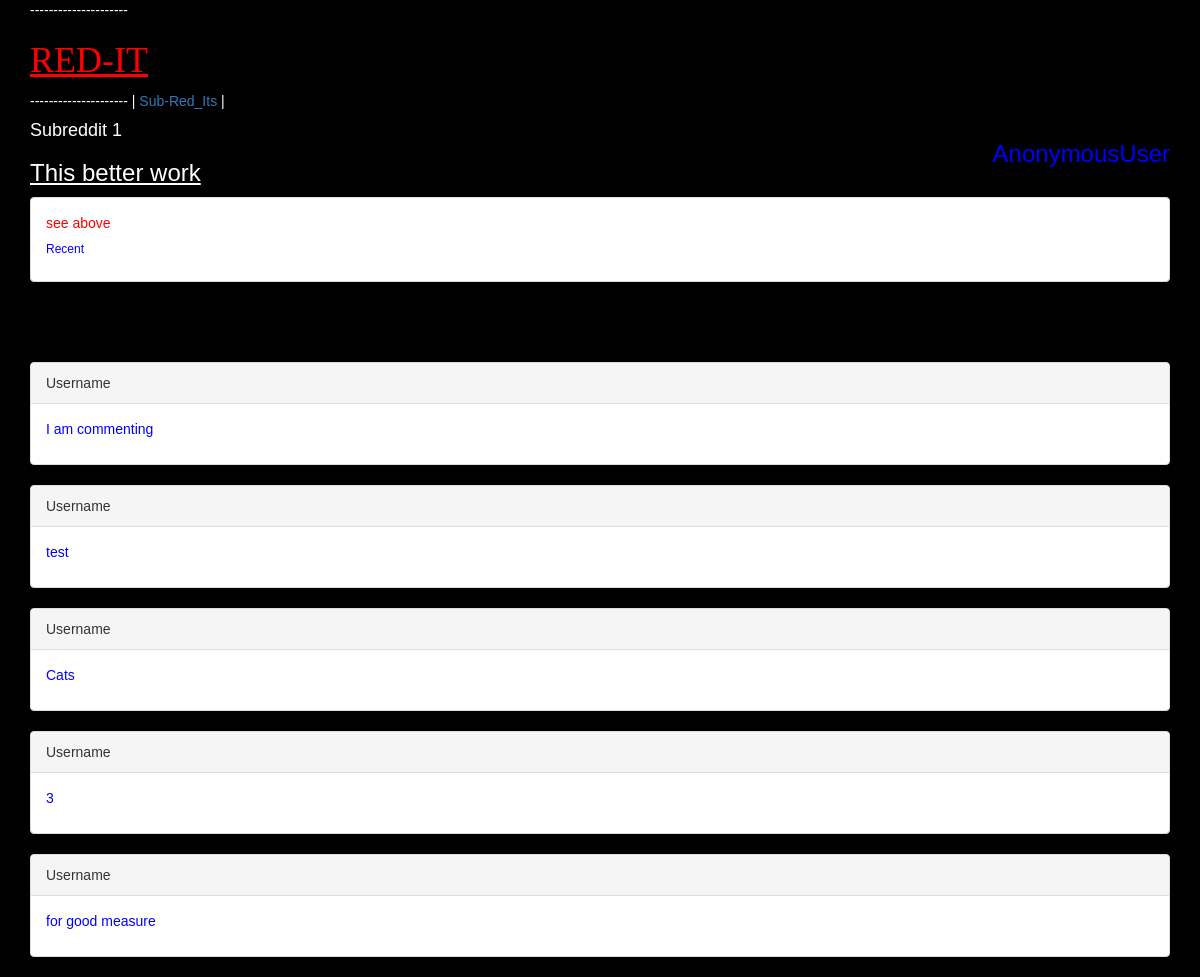
The app's page /post/1/ with its own data.
### app/models.py (models this page shows, shortened)
class Post(models.Model):
    title = models.CharField(max_length=20)
    description = models.CharField(max_length=255)
    url = models.URLField(max_length=200, null=True, blank=True)
    creation_time = models.DateTimeField(auto_now_add=True)
    modification_time = models.DateTimeField(auto_now=True)
    post_to_subreddit = models.ForeignKey(Subreddit)
    post_to_user = models.ForeignKey(User)
    def __str__(self):
        return self.title
    def is_recent(self):
        hrs24 = datetime.now() - timedelta(days=1)
        if Post.objects.filter(creation_time__gte=hrs24):
            return True
        else:
            return False
    def is_hot(self):
        hrs78 = datetime.now() - timedelta(days=3)
        if Comment.objects.filter(comment_to_post=self).filter(created_time__gt=hrs78).count() > 3:
            return True
        else:
            return False
        class Meta:
            ordering = ('-creation_time')

class Subreddit(models.Model):
    name = models.CharField(max_length=20)
    description = models.CharField(max_length=255)
    creation_date_time = models.DateTimeField(auto_now_add=True)

class Comment(models.Model):
    comment_text = models.CharField(max_length=255)
    comment_to_user = models.ForeignKey(User)
    comment_to_post = models.ForeignKey(Post)
    created_time = models.DateTimeField(auto_now_add=True)
    modified_time = models.DateTimeField(auto_now=True)

### app/views.py (the view)
# urls.py: url(r'^post/(?P<pk>\d+)/$', PostDetailView.as_view(), name="post_detail_view"),
class PostDetailView(DetailView):
    model = Post

### templates/app/post_detail.html (shortened to what this page needs)
{% extends 'base.html' %}
{% block content %}
  <h4>{{ post.post_to_subreddit.name }}</h4>
  <h3 style="text-decoration:underline;">{{ post }}</h3>
  <div class="panel panel-default">
  <div class="panel-body">
    <span style="color:red">{{ post.description }}</span>
  <br>
    {% if post.is_recent %}
      <h6 style="text-align:right; float:left; color:blue">Recent  </h6>
    {% endif %}
  </div>
  </div>
  <br><br><br>
  {% for comment in object.comment_set.all %}
    <div class="panel panel-default">
    <div class="panel-heading">Username</div>
      <div class="panel-body">
      <p style="color:blue;">{{ comment.comment_text }}</p>
    </div>
    </div>
  {% endfor %}
{% endblock %}

### templates/base.html (style rules this page uses)
body { background-color: black; color: white; font-family:sans-serif; }

### records on screen
Post: post_to_subreddit.name "Subreddit 1", title "This better work", description "see above"
Comment: comment_text "I am commenting"
Comment: comment_text "test"
Comment: comment_text "Cats"
Comment: comment_text "3"
Comment: comment_text "for good measure"

### other values on screen
{{ request.user }} "AnonymousUser"
